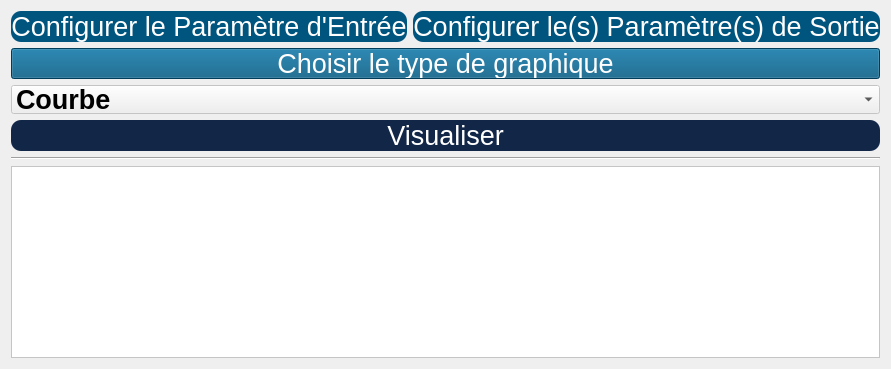
             <widget class="QWidget" name="page_4">
              <layout class="QGridLayout" name="gridLayout_11">
               <item row="0" column="0">
                <widget class="QPushButton" name="pushButton_28">
                 <property name="maximumSize">
                  <size>
                   <width>16777215</width>
                   <height>41</height>
                  </size>
                 </property>
                 <property name="font">
                  <font>
                   <pointsize>20</pointsize>
                  </font>
                 </property>
                 <property name="styleSheet">
                  <string notr="true">

QPushButton {
    border-radius: 10px; 
color: rgb(255, 255, 255);
background-color: rgb(0, 85, 127);

}</string>
                 </property>
                 <property name="text">
                  <string>Configurer le Paramètre d'Entrée</string>
                 </property>
                </widget>
               </item>
               <item row="0" column="1">
                <widget class="QPushButton" name="pushButton_29">
                 <property name="maximumSize">
                  <size>
                   <width>16777215</width>
                   <height>41</height>
                  </size>
                 </property>
                 <property name="font">
                  <font>
                   <pointsize>20</pointsize>
                  </font>
                 </property>
                 <property name="styleSheet">
                  <string notr="true">

QPushButton {
    border-radius: 10px; 
color: rgb(255, 255, 255);
background-color: rgb(0, 85, 127);

}</string>
                 </property>
                 <property name="text">
                  <string>Configurer le(s) Paramètre(s) de Sortie</string>
                 </property>
                </widget>
               </item>
               <item row="1" column="0" colspan="2">
                <layout class="QVBoxLayout" name="verticalLayout_11">
                 <item>
                  <widget class="QPushButton" name="pushButton_31">
                   <property name="maximumSize">
                    <size>
                     <width>16777215</width>
                     <height>31</height>
                    </size>
                   </property>
                   <property name="font">
                    <font>
                     <pointsize>20</pointsize>
                    </font>
                   </property>
                   <property name="styleSheet">
                    <string notr="true">

QPushButton {
    
color: rgb(255, 255, 255);
background-color: rgb(0, 85, 127);

}</string>
                   </property>
                   <property name="text">
                    <string>Choisir le type de graphique</string>
                   </property>
                  </widget>
                 </item>
                 <item>
                  <widget class="QComboBox" name="comboBox">
                   <property name="enabled">
                    <bool>false</bool>
                   </property>
                   <property name="maximumSize">
                    <size>
                     <width>16777215</width>
                     <height>29</height>
                    </size>
                   </property>
                   <property name="font">
                    <font>
                     <pointsize>20</pointsize>
                     <weight>75</weight>
                     <bold>true</bold>
                    </font>
                   </property>
                   <property name="styleSheet">
                    <string notr="true">color: rgb(0, 0, 0);</string>
                   </property>
                   <item>
                    <property name="text">
                     <string>Courbe</string>
                    </property>
                   </item>
                   <item>
                    <property name="text">
                     <string>Histogramme</string>
                    </property>
                   </item>
                   <item>
                    <property name="text">
                     <string>Diagramme de dispersion</string>
                    </property>
                   </item>
                  </widget>
                 </item>
                </layout>
               </item>
               <item row="2" column="0" colspan="2">
                <widget class="QPushButton" name="pushButton_30">
                 <property name="maximumSize">
                  <size>
                   <width>16777215</width>
                   <height>41</height>
                  </size>
                 </property>
                 <property name="font">
                  <font>
                   <pointsize>20</pointsize>
                  </font>
                 </property>
                 <property name="styleSheet">
                  <string notr="true">QPushButton {
    border-radius: 10px; 
color: rgb(255, 255, 255);
background-color: rgb(18, 39, 72);

}

QPushButton:hover {
background-color: rgb(170, 0, 0);
}


QPushButton:pressed {
    background-color: rgb(0, 0, 0);
}</string>
                 </property>
                 <property name="text">
                  <string>Visualiser</string>
                 </property>
                </widget>
               </item>
               <item row="3" column="0" colspan="2">
                <widget class="Line" name="line_2">
                 <property name="styleSheet">
                  <string notr="true">    border-bottom: 2px solid black;</string>
                 </property>
                 <property name="orientation">
                  <enum>Qt::Horizontal</enum>
                 </property>
                </widget>
               </item>
               <item row="4" column="0" colspan="2">
                <widget class="QChartView" name="graphicsView">
                 <property name="styleSheet">
                  <string notr="true">background-color: rgb(255, 255, 255);</string>
                 </property>
                </widget>
               </item>
              </layout>
             </widget>
